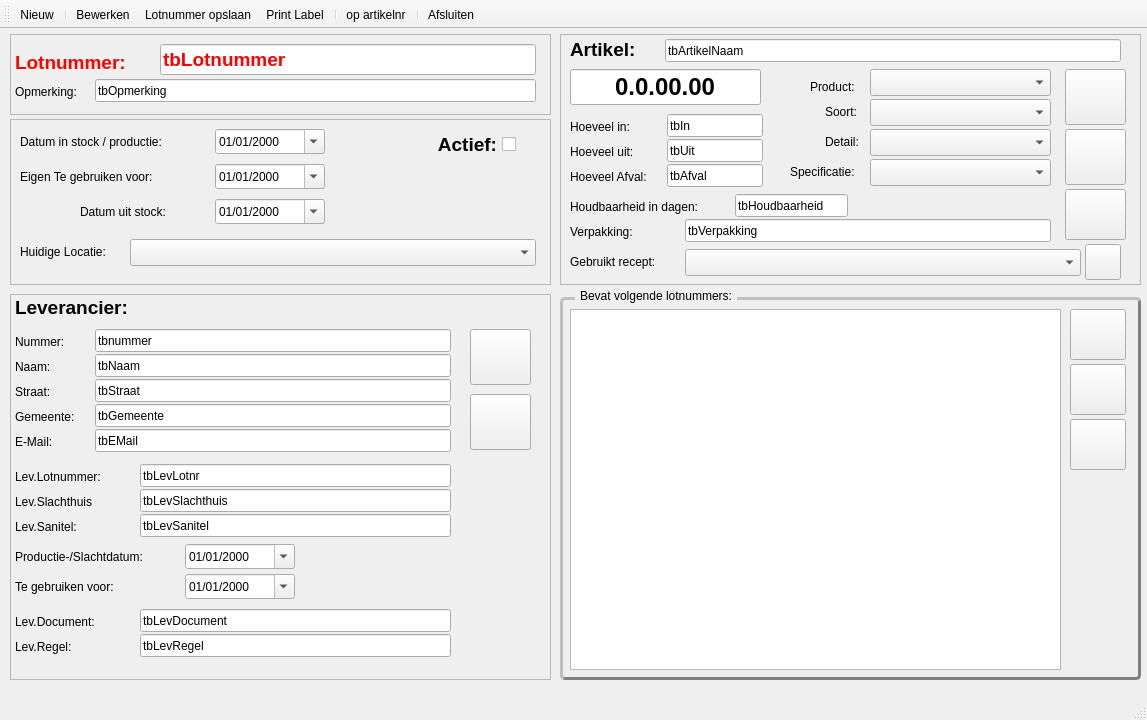
<?xml version="1.0" encoding="UTF-8"?>
<ui version="4.0">
 <class>Lotnummers</class>
 <widget class="QMainWindow" name="Lotnummers">
  <property name="geometry">
   <rect>
    <x>0</x>
    <y>0</y>
    <width>1147</width>
    <height>720</height>
   </rect>
  </property>
  <property name="windowTitle">
   <string>Lotnummers beheren</string>
  </property>
  <property name="windowIcon">
   <iconset resource="../resource.qrc">
    <normaloff>:/icons/icons/lotnummers.png</normaloff>:/icons/icons/lotnummers.png</iconset>
  </property>
  <widget class="QWidget" name="centralwidget">
   <widget class="QFrame" name="frameLeverancier">
    <property name="geometry">
     <rect>
      <x>10</x>
      <y>265</y>
      <width>541</width>
      <height>386</height>
     </rect>
    </property>
    <property name="frameShape">
     <enum>QFrame::StyledPanel</enum>
    </property>
    <property name="frameShadow">
     <enum>QFrame::Raised</enum>
    </property>
    <widget class="QLabel" name="lbNaam">
     <property name="geometry">
      <rect>
       <x>5</x>
       <y>65</y>
       <width>51</width>
       <height>16</height>
      </rect>
     </property>
     <property name="text">
      <string>Naam:</string>
     </property>
    </widget>
    <widget class="QLineEdit" name="tbNaam">
     <property name="geometry">
      <rect>
       <x>85</x>
       <y>60</y>
       <width>356</width>
       <height>23</height>
      </rect>
     </property>
     <property name="inputMask">
      <string/>
     </property>
     <property name="text">
      <string>tbNaam</string>
     </property>
    </widget>
    <widget class="QLabel" name="lbStraat">
     <property name="geometry">
      <rect>
       <x>5</x>
       <y>90</y>
       <width>51</width>
       <height>16</height>
      </rect>
     </property>
     <property name="text">
      <string>Straat:</string>
     </property>
    </widget>
    <widget class="QLineEdit" name="tbStraat">
     <property name="geometry">
      <rect>
       <x>85</x>
       <y>85</y>
       <width>356</width>
       <height>23</height>
      </rect>
     </property>
     <property name="inputMask">
      <string/>
     </property>
     <property name="text">
      <string>tbStraat</string>
     </property>
    </widget>
    <widget class="QLabel" name="lbEMail">
     <property name="geometry">
      <rect>
       <x>5</x>
       <y>140</y>
       <width>51</width>
       <height>16</height>
      </rect>
     </property>
     <property name="text">
      <string>E-Mail:</string>
     </property>
    </widget>
    <widget class="QLineEdit" name="tbEMail">
     <property name="geometry">
      <rect>
       <x>85</x>
       <y>135</y>
       <width>356</width>
       <height>23</height>
      </rect>
     </property>
     <property name="inputMask">
      <string/>
     </property>
     <property name="text">
      <string>tbEMail</string>
     </property>
    </widget>
    <widget class="QLabel" name="lbNummer">
     <property name="geometry">
      <rect>
       <x>5</x>
       <y>40</y>
       <width>61</width>
       <height>15</height>
      </rect>
     </property>
     <property name="text">
      <string>Nummer:</string>
     </property>
    </widget>
    <widget class="QLineEdit" name="tbNummer">
     <property name="geometry">
      <rect>
       <x>85</x>
       <y>35</y>
       <width>356</width>
       <height>23</height>
      </rect>
     </property>
     <property name="inputMask">
      <string/>
     </property>
     <property name="text">
      <string>tbnummer</string>
     </property>
    </widget>
    <widget class="QPushButton" name="btnZoek_Lev">
     <property name="geometry">
      <rect>
       <x>460</x>
       <y>35</y>
       <width>61</width>
       <height>56</height>
      </rect>
     </property>
     <property name="text">
      <string/>
     </property>
     <property name="icon">
      <iconset resource="../resource.qrc">
       <normaloff>:/icons/icons/zoom.png</normaloff>:/icons/icons/zoom.png</iconset>
     </property>
    </widget>
    <widget class="QLabel" name="lbGemeente">
     <property name="geometry">
      <rect>
       <x>5</x>
       <y>115</y>
       <width>76</width>
       <height>16</height>
      </rect>
     </property>
     <property name="text">
      <string>Gemeente:</string>
     </property>
    </widget>
    <widget class="QLineEdit" name="tbGemeente">
     <property name="geometry">
      <rect>
       <x>85</x>
       <y>110</y>
       <width>356</width>
       <height>23</height>
      </rect>
     </property>
     <property name="inputMask">
      <string/>
     </property>
     <property name="text">
      <string>tbGemeente</string>
     </property>
    </widget>
    <widget class="QPushButton" name="btnWis_Lev">
     <property name="geometry">
      <rect>
       <x>460</x>
       <y>100</y>
       <width>61</width>
       <height>56</height>
      </rect>
     </property>
     <property name="text">
      <string/>
     </property>
     <property name="icon">
      <iconset resource="../resource.qrc">
       <normaloff>:/icons/icons/draw_eraser.png</normaloff>:/icons/icons/draw_eraser.png</iconset>
     </property>
    </widget>
    <widget class="QLabel" name="lbLeverancier">
     <property name="geometry">
      <rect>
       <x>5</x>
       <y>5</y>
       <width>171</width>
       <height>16</height>
      </rect>
     </property>
     <property name="font">
      <font>
       <pointsize>14</pointsize>
       <weight>75</weight>
       <bold>true</bold>
      </font>
     </property>
     <property name="text">
      <string>Leverancier:</string>
     </property>
    </widget>
    <widget class="QLineEdit" name="tbLevLotnr">
     <property name="geometry">
      <rect>
       <x>130</x>
       <y>170</y>
       <width>311</width>
       <height>23</height>
      </rect>
     </property>
     <property name="text">
      <string>tbLevLotnr</string>
     </property>
    </widget>
    <widget class="QLineEdit" name="tbLevSlachthuis">
     <property name="geometry">
      <rect>
       <x>130</x>
       <y>195</y>
       <width>311</width>
       <height>23</height>
      </rect>
     </property>
     <property name="inputMask">
      <string/>
     </property>
     <property name="text">
      <string>tbLevSlachthuis</string>
     </property>
    </widget>
    <widget class="QLineEdit" name="tbLevSanitel">
     <property name="geometry">
      <rect>
       <x>130</x>
       <y>220</y>
       <width>311</width>
       <height>23</height>
      </rect>
     </property>
     <property name="text">
      <string>tbLevSanitel</string>
     </property>
    </widget>
    <widget class="QLabel" name="lbLevLotnr">
     <property name="geometry">
      <rect>
       <x>5</x>
       <y>175</y>
       <width>121</width>
       <height>16</height>
      </rect>
     </property>
     <property name="text">
      <string>Lev.Lotnummer:</string>
     </property>
    </widget>
    <widget class="QLabel" name="lbLevSlachthuis">
     <property name="geometry">
      <rect>
       <x>5</x>
       <y>200</y>
       <width>121</width>
       <height>16</height>
      </rect>
     </property>
     <property name="text">
      <string>Lev.Slachthuis</string>
     </property>
    </widget>
    <widget class="QLabel" name="lbLevSanitel">
     <property name="geometry">
      <rect>
       <x>5</x>
       <y>225</y>
       <width>116</width>
       <height>16</height>
      </rect>
     </property>
     <property name="text">
      <string>Lev.Sanitel:</string>
     </property>
    </widget>
    <widget class="QLineEdit" name="tbLevDocument">
     <property name="geometry">
      <rect>
       <x>130</x>
       <y>315</y>
       <width>311</width>
       <height>23</height>
      </rect>
     </property>
     <property name="text">
      <string>tbLevDocument</string>
     </property>
    </widget>
    <widget class="QLineEdit" name="tbLevRegel">
     <property name="geometry">
      <rect>
       <x>130</x>
       <y>340</y>
       <width>311</width>
       <height>23</height>
      </rect>
     </property>
     <property name="text">
      <string>tbLevRegel</string>
     </property>
    </widget>
    <widget class="QLabel" name="lbLevDocument">
     <property name="geometry">
      <rect>
       <x>5</x>
       <y>320</y>
       <width>111</width>
       <height>16</height>
      </rect>
     </property>
     <property name="text">
      <string>Lev.Document:</string>
     </property>
    </widget>
    <widget class="QLabel" name="lbLevRegel">
     <property name="geometry">
      <rect>
       <x>5</x>
       <y>345</y>
       <width>111</width>
       <height>16</height>
      </rect>
     </property>
     <property name="text">
      <string>Lev.Regel:</string>
     </property>
    </widget>
    <widget class="QLabel" name="lbProdDatum">
     <property name="geometry">
      <rect>
       <x>5</x>
       <y>255</y>
       <width>166</width>
       <height>16</height>
      </rect>
     </property>
     <property name="text">
      <string>Productie-/Slachtdatum:</string>
     </property>
    </widget>
    <widget class="QDateEdit" name="dtpLevProdDatum">
     <property name="geometry">
      <rect>
       <x>175</x>
       <y>250</y>
       <width>110</width>
       <height>25</height>
      </rect>
     </property>
     <property name="displayFormat">
      <string>dd/MM/yyyy</string>
     </property>
     <property name="calendarPopup">
      <bool>true</bool>
     </property>
    </widget>
    <widget class="QDateEdit" name="dtpLevTgv">
     <property name="geometry">
      <rect>
       <x>175</x>
       <y>280</y>
       <width>110</width>
       <height>25</height>
      </rect>
     </property>
     <property name="displayFormat">
      <string>dd/MM/yyyy</string>
     </property>
     <property name="calendarPopup">
      <bool>true</bool>
     </property>
    </widget>
    <widget class="QLabel" name="lbLevTgv">
     <property name="geometry">
      <rect>
       <x>5</x>
       <y>285</y>
       <width>151</width>
       <height>16</height>
      </rect>
     </property>
     <property name="text">
      <string>Te gebruiken voor:</string>
     </property>
    </widget>
   </widget>
   <widget class="QFrame" name="frameArtikel">
    <property name="geometry">
     <rect>
      <x>560</x>
      <y>5</y>
      <width>581</width>
      <height>251</height>
     </rect>
    </property>
    <property name="frameShape">
     <enum>QFrame::StyledPanel</enum>
    </property>
    <property name="frameShadow">
     <enum>QFrame::Raised</enum>
    </property>
    <widget class="QLabel" name="lbArtikelnummer">
     <property name="geometry">
      <rect>
       <x>10</x>
       <y>5</y>
       <width>96</width>
       <height>21</height>
      </rect>
     </property>
     <property name="font">
      <font>
       <pointsize>14</pointsize>
       <weight>75</weight>
       <bold>true</bold>
      </font>
     </property>
     <property name="styleSheet">
      <string notr="true"/>
     </property>
     <property name="text">
      <string>Artikel:</string>
     </property>
    </widget>
    <widget class="QLineEdit" name="tbArtikelnummer">
     <property name="geometry">
      <rect>
       <x>10</x>
       <y>35</y>
       <width>191</width>
       <height>36</height>
      </rect>
     </property>
     <property name="font">
      <font>
       <pointsize>18</pointsize>
       <weight>75</weight>
       <bold>true</bold>
      </font>
     </property>
     <property name="styleSheet">
      <string notr="true"/>
     </property>
     <property name="inputMask">
      <string>N.N.NN.NN</string>
     </property>
     <property name="text">
      <string>0.0.00.00</string>
     </property>
     <property name="alignment">
      <set>Qt::AlignCenter</set>
     </property>
    </widget>
    <widget class="QComboBox" name="cbxProduct">
     <property name="geometry">
      <rect>
       <x>310</x>
       <y>35</y>
       <width>181</width>
       <height>27</height>
      </rect>
     </property>
    </widget>
    <widget class="QComboBox" name="cbxSoort">
     <property name="geometry">
      <rect>
       <x>310</x>
       <y>65</y>
       <width>181</width>
       <height>27</height>
      </rect>
     </property>
    </widget>
    <widget class="QLabel" name="lbSoort">
     <property name="geometry">
      <rect>
       <x>265</x>
       <y>70</y>
       <width>61</width>
       <height>15</height>
      </rect>
     </property>
     <property name="text">
      <string>Soort:</string>
     </property>
    </widget>
    <widget class="QComboBox" name="cbxDetail">
     <property name="geometry">
      <rect>
       <x>310</x>
       <y>95</y>
       <width>181</width>
       <height>27</height>
      </rect>
     </property>
    </widget>
    <widget class="QComboBox" name="cbxSpecificatie">
     <property name="geometry">
      <rect>
       <x>310</x>
       <y>125</y>
       <width>181</width>
       <height>27</height>
      </rect>
     </property>
    </widget>
    <widget class="QLabel" name="lbDetail">
     <property name="geometry">
      <rect>
       <x>265</x>
       <y>100</y>
       <width>61</width>
       <height>15</height>
      </rect>
     </property>
     <property name="text">
      <string>Detail:</string>
     </property>
    </widget>
    <widget class="QLabel" name="lbSpecificatie">
     <property name="geometry">
      <rect>
       <x>230</x>
       <y>130</y>
       <width>81</width>
       <height>16</height>
      </rect>
     </property>
     <property name="text">
      <string>Specificatie:</string>
     </property>
    </widget>
    <widget class="QLabel" name="lbProduct">
     <property name="geometry">
      <rect>
       <x>250</x>
       <y>45</y>
       <width>61</width>
       <height>15</height>
      </rect>
     </property>
     <property name="text">
      <string>Product:</string>
     </property>
    </widget>
    <widget class="QPushButton" name="btnZoek_Art">
     <property name="geometry">
      <rect>
       <x>505</x>
       <y>35</y>
       <width>61</width>
       <height>56</height>
      </rect>
     </property>
     <property name="text">
      <string/>
     </property>
     <property name="icon">
      <iconset resource="../resource.qrc">
       <normaloff>:/icons/icons/zoom.png</normaloff>:/icons/icons/zoom.png</iconset>
     </property>
    </widget>
    <widget class="QPushButton" name="btnWis_Art">
     <property name="geometry">
      <rect>
       <x>505</x>
       <y>95</y>
       <width>61</width>
       <height>56</height>
      </rect>
     </property>
     <property name="text">
      <string/>
     </property>
     <property name="icon">
      <iconset resource="../resource.qrc">
       <normaloff>:/icons/icons/draw_eraser.png</normaloff>:/icons/icons/draw_eraser.png</iconset>
     </property>
    </widget>
    <widget class="QLineEdit" name="tbArtikelNaam">
     <property name="geometry">
      <rect>
       <x>105</x>
       <y>5</y>
       <width>456</width>
       <height>23</height>
      </rect>
     </property>
     <property name="text">
      <string>tbArtikelNaam</string>
     </property>
    </widget>
    <widget class="QLineEdit" name="tbIn">
     <property name="geometry">
      <rect>
       <x>107</x>
       <y>80</y>
       <width>96</width>
       <height>23</height>
      </rect>
     </property>
     <property name="text">
      <string>tbIn</string>
     </property>
    </widget>
    <widget class="QLineEdit" name="tbUit">
     <property name="geometry">
      <rect>
       <x>107</x>
       <y>105</y>
       <width>96</width>
       <height>23</height>
      </rect>
     </property>
     <property name="text">
      <string>tbUit</string>
     </property>
    </widget>
    <widget class="QLineEdit" name="tbAfval">
     <property name="geometry">
      <rect>
       <x>107</x>
       <y>130</y>
       <width>96</width>
       <height>23</height>
      </rect>
     </property>
     <property name="text">
      <string>tbAfval</string>
     </property>
    </widget>
    <widget class="QLabel" name="lbIn">
     <property name="geometry">
      <rect>
       <x>10</x>
       <y>85</y>
       <width>76</width>
       <height>16</height>
      </rect>
     </property>
     <property name="text">
      <string>Hoeveel in:</string>
     </property>
    </widget>
    <widget class="QLabel" name="lbUit">
     <property name="geometry">
      <rect>
       <x>10</x>
       <y>110</y>
       <width>81</width>
       <height>16</height>
      </rect>
     </property>
     <property name="text">
      <string>Hoeveel uit:</string>
     </property>
    </widget>
    <widget class="QLabel" name="lbAfval">
     <property name="geometry">
      <rect>
       <x>10</x>
       <y>135</y>
       <width>96</width>
       <height>16</height>
      </rect>
     </property>
     <property name="text">
      <string>Hoeveel Afval:</string>
     </property>
    </widget>
    <widget class="QLineEdit" name="tbHoudbaarheid">
     <property name="geometry">
      <rect>
       <x>175</x>
       <y>160</y>
       <width>113</width>
       <height>23</height>
      </rect>
     </property>
     <property name="text">
      <string>tbHoudbaarheid</string>
     </property>
    </widget>
    <widget class="QLabel" name="lbHoudbaarheid">
     <property name="geometry">
      <rect>
       <x>10</x>
       <y>165</y>
       <width>161</width>
       <height>16</height>
      </rect>
     </property>
     <property name="text">
      <string>Houdbaarheid in dagen:</string>
     </property>
    </widget>
    <widget class="QLineEdit" name="tbVerpakking">
     <property name="geometry">
      <rect>
       <x>125</x>
       <y>185</y>
       <width>366</width>
       <height>23</height>
      </rect>
     </property>
     <property name="text">
      <string>tbVerpakking</string>
     </property>
    </widget>
    <widget class="QLabel" name="lbVerpakking">
     <property name="geometry">
      <rect>
       <x>10</x>
       <y>190</y>
       <width>86</width>
       <height>16</height>
      </rect>
     </property>
     <property name="text">
      <string>Verpakking:</string>
     </property>
    </widget>
    <widget class="QComboBox" name="cbxRecept">
     <property name="geometry">
      <rect>
       <x>125</x>
       <y>215</y>
       <width>396</width>
       <height>27</height>
      </rect>
     </property>
    </widget>
    <widget class="QLabel" name="lbRecept">
     <property name="geometry">
      <rect>
       <x>10</x>
       <y>220</y>
       <width>106</width>
       <height>16</height>
      </rect>
     </property>
     <property name="text">
      <string>Gebruikt recept:</string>
     </property>
    </widget>
    <widget class="QPushButton" name="btnZoek_Recept">
     <property name="geometry">
      <rect>
       <x>525</x>
       <y>210</y>
       <width>36</width>
       <height>36</height>
      </rect>
     </property>
     <property name="text">
      <string/>
     </property>
     <property name="icon">
      <iconset resource="../resource.qrc">
       <normaloff>:/icons/icons/zoom.png</normaloff>:/icons/icons/zoom.png</iconset>
     </property>
    </widget>
    <widget class="QPushButton" name="btnAfval">
     <property name="geometry">
      <rect>
       <x>505</x>
       <y>155</y>
       <width>61</width>
       <height>51</height>
      </rect>
     </property>
     <property name="toolTip">
      <string>Rest als afval declareren en uit stock nemen.</string>
     </property>
     <property name="text">
      <string/>
     </property>
     <property name="icon">
      <iconset resource="../resource.qrc">
       <normaloff>:/icons/icons/bin_recycle.png</normaloff>:/icons/icons/bin_recycle.png</iconset>
     </property>
    </widget>
   </widget>
   <widget class="QFrame" name="frameLotnummer">
    <property name="geometry">
     <rect>
      <x>10</x>
      <y>5</y>
      <width>541</width>
      <height>81</height>
     </rect>
    </property>
    <property name="frameShape">
     <enum>QFrame::StyledPanel</enum>
    </property>
    <property name="frameShadow">
     <enum>QFrame::Raised</enum>
    </property>
    <widget class="QLabel" name="lbLotnummer">
     <property name="geometry">
      <rect>
       <x>5</x>
       <y>20</y>
       <width>141</width>
       <height>16</height>
      </rect>
     </property>
     <property name="font">
      <font>
       <pointsize>14</pointsize>
       <weight>75</weight>
       <bold>true</bold>
      </font>
     </property>
     <property name="styleSheet">
      <string notr="true">color: rgb(255, 0, 0);</string>
     </property>
     <property name="text">
      <string>Lotnummer:</string>
     </property>
    </widget>
    <widget class="QLineEdit" name="tbLotnummer">
     <property name="geometry">
      <rect>
       <x>150</x>
       <y>10</y>
       <width>376</width>
       <height>31</height>
      </rect>
     </property>
     <property name="font">
      <font>
       <pointsize>14</pointsize>
       <weight>75</weight>
       <bold>true</bold>
      </font>
     </property>
     <property name="styleSheet">
      <string notr="true">color: rgb(255, 0, 0);</string>
     </property>
     <property name="inputMask">
      <string/>
     </property>
     <property name="text">
      <string>tbLotnummer</string>
     </property>
    </widget>
    <widget class="QLabel" name="lbOpmerking">
     <property name="geometry">
      <rect>
       <x>5</x>
       <y>50</y>
       <width>81</width>
       <height>16</height>
      </rect>
     </property>
     <property name="text">
      <string>Opmerking:</string>
     </property>
    </widget>
    <widget class="QLineEdit" name="tbOpmerking">
     <property name="geometry">
      <rect>
       <x>85</x>
       <y>45</y>
       <width>441</width>
       <height>23</height>
      </rect>
     </property>
     <property name="text">
      <string>tbOpmerking</string>
     </property>
    </widget>
   </widget>
   <widget class="QFrame" name="frameTijdstip">
    <property name="geometry">
     <rect>
      <x>10</x>
      <y>90</y>
      <width>541</width>
      <height>166</height>
     </rect>
    </property>
    <property name="frameShape">
     <enum>QFrame::StyledPanel</enum>
    </property>
    <property name="frameShadow">
     <enum>QFrame::Raised</enum>
    </property>
    <widget class="QLabel" name="lbInStock">
     <property name="geometry">
      <rect>
       <x>10</x>
       <y>15</y>
       <width>176</width>
       <height>16</height>
      </rect>
     </property>
     <property name="text">
      <string>Datum in stock / productie:</string>
     </property>
    </widget>
    <widget class="QDateEdit" name="dtpInStock">
     <property name="geometry">
      <rect>
       <x>205</x>
       <y>10</y>
       <width>110</width>
       <height>25</height>
      </rect>
     </property>
     <property name="displayFormat">
      <string>dd/MM/yyyy</string>
     </property>
     <property name="calendarPopup">
      <bool>true</bool>
     </property>
    </widget>
    <widget class="QLabel" name="lbUitStock">
     <property name="geometry">
      <rect>
       <x>70</x>
       <y>85</y>
       <width>111</width>
       <height>16</height>
      </rect>
     </property>
     <property name="text">
      <string>Datum uit stock:</string>
     </property>
    </widget>
    <widget class="QDateEdit" name="dtpUiStock">
     <property name="geometry">
      <rect>
       <x>205</x>
       <y>80</y>
       <width>110</width>
       <height>25</height>
      </rect>
     </property>
     <property name="displayFormat">
      <string>dd/MM/yyyy</string>
     </property>
     <property name="calendarPopup">
      <bool>true</bool>
     </property>
    </widget>
    <widget class="QCheckBox" name="cbActief">
     <property name="geometry">
      <rect>
       <x>370</x>
       <y>15</y>
       <width>136</width>
       <height>20</height>
      </rect>
     </property>
     <property name="font">
      <font>
       <pointsize>14</pointsize>
       <weight>75</weight>
       <bold>true</bold>
      </font>
     </property>
     <property name="layoutDirection">
      <enum>Qt::RightToLeft</enum>
     </property>
     <property name="text">
      <string>Actief:</string>
     </property>
    </widget>
    <widget class="QDateEdit" name="dtpEigTgv">
     <property name="geometry">
      <rect>
       <x>205</x>
       <y>45</y>
       <width>110</width>
       <height>25</height>
      </rect>
     </property>
     <property name="displayFormat">
      <string>dd/MM/yyyy</string>
     </property>
     <property name="calendarPopup">
      <bool>true</bool>
     </property>
    </widget>
    <widget class="QLabel" name="lbTgv">
     <property name="geometry">
      <rect>
       <x>10</x>
       <y>50</y>
       <width>176</width>
       <height>16</height>
      </rect>
     </property>
     <property name="text">
      <string>Eigen Te gebruiken voor:</string>
     </property>
    </widget>
    <widget class="QLabel" name="lbLocatie">
     <property name="geometry">
      <rect>
       <x>10</x>
       <y>125</y>
       <width>106</width>
       <height>16</height>
      </rect>
     </property>
     <property name="text">
      <string>Huidige Locatie:</string>
     </property>
    </widget>
    <widget class="QComboBox" name="cbxLocatie">
     <property name="geometry">
      <rect>
       <x>120</x>
       <y>120</y>
       <width>406</width>
       <height>27</height>
      </rect>
     </property>
    </widget>
   </widget>
   <widget class="QGroupBox" name="grBevat">
    <property name="geometry">
     <rect>
      <x>560</x>
      <y>260</y>
      <width>581</width>
      <height>391</height>
     </rect>
    </property>
    <property name="styleSheet">
     <string notr="true">QGroupBox {
border: 3px solid gray;
border-radius: 5px;
margin-top: 8px;
border-style: outset;
}

QGroupBox::title {
subcontrol-origin: margin;
left: 15px;
padding: 0 3px 0 3px;
}</string>
    </property>
    <property name="title">
     <string>Bevat volgende lotnummers:</string>
    </property>
    <widget class="QTableView" name="tvLotnummers">
     <property name="geometry">
      <rect>
       <x>10</x>
       <y>20</y>
       <width>491</width>
       <height>361</height>
      </rect>
     </property>
    </widget>
    <widget class="QPushButton" name="btnNew">
     <property name="geometry">
      <rect>
       <x>510</x>
       <y>20</y>
       <width>56</width>
       <height>51</height>
      </rect>
     </property>
     <property name="toolTip">
      <string>Nieuw</string>
     </property>
     <property name="text">
      <string/>
     </property>
     <property name="icon">
      <iconset resource="../resource.qrc">
       <normaloff>:/icons/icons/add.png</normaloff>:/icons/icons/add.png</iconset>
     </property>
    </widget>
    <widget class="QPushButton" name="btnEdit">
     <property name="geometry">
      <rect>
       <x>510</x>
       <y>75</y>
       <width>56</width>
       <height>51</height>
      </rect>
     </property>
     <property name="toolTip">
      <string>Aanpassen</string>
     </property>
     <property name="text">
      <string/>
     </property>
     <property name="icon">
      <iconset resource="../resource.qrc">
       <normaloff>:/icons/icons/edit_button.png</normaloff>:/icons/icons/edit_button.png</iconset>
     </property>
    </widget>
    <widget class="QPushButton" name="btnDelete">
     <property name="geometry">
      <rect>
       <x>510</x>
       <y>130</y>
       <width>56</width>
       <height>51</height>
      </rect>
     </property>
     <property name="toolTip">
      <string>Wissen</string>
     </property>
     <property name="text">
      <string/>
     </property>
     <property name="icon">
      <iconset resource="../resource.qrc">
       <normaloff>:/icons/icons/cross.png</normaloff>:/icons/icons/cross.png</iconset>
     </property>
    </widget>
   </widget>
  </widget>
  <widget class="QStatusBar" name="statusbar"/>
  <widget class="QToolBar" name="toolBar">
   <property name="windowTitle">
    <string>toolBar</string>
   </property>
   <attribute name="toolBarArea">
    <enum>TopToolBarArea</enum>
   </attribute>
   <attribute name="toolBarBreak">
    <bool>false</bool>
   </attribute>
   <addaction name="actionNieuw"/>
   <addaction name="separator"/>
   <addaction name="actionBewerken"/>
   <addaction name="actionLotnummer_opslaan"/>
   <addaction name="actionPrint_Label"/>
   <addaction name="separator"/>
   <addaction name="actionOp_artikelnr"/>
   <addaction name="separator"/>
   <addaction name="actionAfsluiten"/>
  </widget>
  <action name="actionNieuw">
   <property name="icon">
    <iconset resource="../resource.qrc">
     <normaloff>:/icons/icons/add.png</normaloff>:/icons/icons/add.png</iconset>
   </property>
   <property name="text">
    <string>Nieuw</string>
   </property>
   <property name="toolTip">
    <string>Nieuw lotnummer aanmaken</string>
   </property>
  </action>
  <action name="actionPrint_Label">
   <property name="icon">
    <iconset resource="../resource.qrc">
     <normaloff>:/icons/icons/printer.png</normaloff>:/icons/icons/printer.png</iconset>
   </property>
   <property name="text">
    <string>Print Label</string>
   </property>
   <property name="toolTip">
    <string>Print Label</string>
   </property>
  </action>
  <action name="actionLotnummer_opslaan">
   <property name="icon">
    <iconset resource="../resource.qrc">
     <normaloff>:/icons/icons/save_close.png</normaloff>:/icons/icons/save_close.png</iconset>
   </property>
   <property name="text">
    <string>Lotnummer opslaan</string>
   </property>
   <property name="toolTip">
    <string>Het huidige lotnummer opslaan</string>
   </property>
  </action>
  <action name="actionAfsluiten">
   <property name="icon">
    <iconset resource="../resource.qrc">
     <normaloff>:/icons/icons/stop2.png</normaloff>:/icons/icons/stop2.png</iconset>
   </property>
   <property name="text">
    <string>Afsluiten</string>
   </property>
   <property name="toolTip">
    <string>Afsluiten zonder opslaan</string>
   </property>
  </action>
  <action name="actionBewerken">
   <property name="icon">
    <iconset resource="../resource.qrc">
     <normaloff>:/icons/icons/edit_button.png</normaloff>:/icons/icons/edit_button.png</iconset>
   </property>
   <property name="text">
    <string>Bewerken</string>
   </property>
   <property name="toolTip">
    <string>De lotnummerfiche bewerken</string>
   </property>
  </action>
  <action name="actionOp_artikelnr">
   <property name="icon">
    <iconset resource="../resource.qrc">
     <normaloff>:/icons/icons/zoom.png</normaloff>:/icons/icons/zoom.png</iconset>
   </property>
   <property name="text">
    <string>op artikelnr</string>
   </property>
  </action>
 </widget>
 <resources>
  <include location="../resource.qrc"/>
 </resources>
 <connections/>
</ui>
